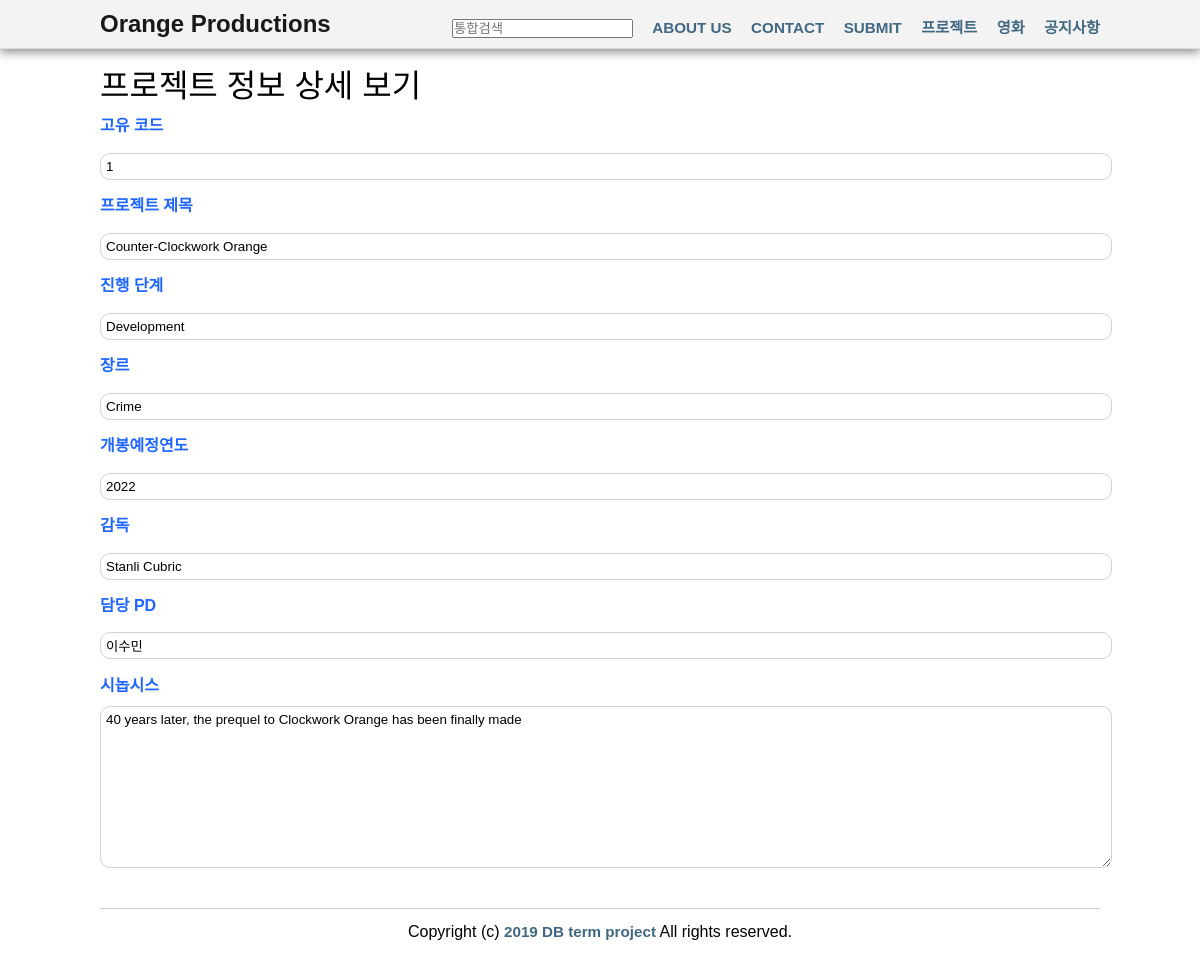
The page /orange-productions/project_view.php?project_id=1 on the database its author committed.
### tables this page shows
CREATE TABLE `project` (
  `project_id` int(10) NOT NULL AUTO_INCREMENT,
  `project_name` varchar(40) NOT NULL,
  `genre` varchar(30) NOT NULL,
  `year` year(4) NOT NULL,
  `director` varchar(30) NOT NULL,
  `emp_id` int(10) NOT NULL,
  `synopsis` text NOT NULL,
  `stage_no` int(4) NOT NULL,
  PRIMARY KEY (`project_id`),
  KEY `emp_id` (`emp_id`),
  KEY `stage_no` (`stage_no`),
  CONSTRAINT `project_ibfk_1` FOREIGN KEY (`emp_id`) REFERENCES `employee` (`emp_id`),
  CONSTRAINT `project_ibfk_2` FOREIGN KEY (`stage_no`) REFERENCES `stage` (`stage_no`)
);

CREATE TABLE `stage` (
  `stage_no` int(10) NOT NULL AUTO_INCREMENT,
  `stage_name` varchar(40) NOT NULL,
  PRIMARY KEY (`stage_no`)
);

CREATE TABLE `employee` (
  `emp_id` int(10) NOT NULL AUTO_INCREMENT,
  `emp_name` varchar(40) DEFAULT NULL,
  `dept_id` int(10) DEFAULT NULL,
  `email` varchar(40) DEFAULT NULL,
  `work` text NOT NULL,
  PRIMARY KEY (`emp_id`),
  KEY `dept_id` (`dept_id`),
  CONSTRAINT `employee_ibfk_1` FOREIGN KEY (`dept_id`) REFERENCES `department` (`dept_id`)
);

### orange-productions/project_view.php (the view, shortened to what this page needs)
<?
include "header.php";
include "config.php";
$conn = dbconnect($host, $dbid, $dbpass, $dbname);
if (array_key_exists("project_id", $_GET)) {
    $project_id = $_GET["project_id"];
    $query = "select project_id, project_name, stage_name, genre, year, director, emp_name, synopsis from project natural join employee natural join stage where project_id= $project_id";
    $res = mysqli_query($conn, $query);
    $project = mysqli_fetch_assoc($res);
}
?>
    <div class="container fullwidth">
        <h3>프로젝트 정보 상세 보기</h3>
        <p>
            <label for="project_id">고유 코드</label>
            <input readonly type="text" id="project_id" name="project_id" value="<?= $project['project_id'] ?>"/>
        </p>
        <p>
            <label for="project_name">프로젝트 제목</label>
            <input readonly type="text" id="project_name" name="project_name" value="<?= $project['project_name'] ?>"/>
        </p>
        <p>
            <label for="stage_name">진행 단계</label>
            <input readonly type="text" id="stage_name" name="stage_name" value="<?= $project['stage_name'] ?>"/>
        </p>
        <p>
            <label for="genre">장르</label>
            <input readonly type="text" id="genre" name="genre" value="<?= $project['genre'] ?>"/>
        </p>
        <p>
            <label for="year">개봉예정연도</label>
            <input readonly type="text" id="year" name="year" value="<?= $project['year'] ?>"/>
        </p>
        <p>
            <label for="director">감독</label>
            <input readonly type="text" id="director" name="director" value="<?= $project['director'] ?>"/>
        </p>
        <p>
            <label for="emp_name">담당 PD</label>
            <input readonly type="text" id="emp_name" name="emp_name" value="<?= $project['emp_name'] ?>"/>
        </p>
        <p>
            <label for="synopsis">시놉시스</label>
            <textarea readonly id="synopsis" name="synopsis" rows="10"><?= $project['synopsis'] ?></textarea>
        </p>
    </div>
<? include("footer.php") ?>

### orange-productions/styles.css (style rules this page uses)
body { margin-top: 60px; }
.container { width: 1000px; margin: 0 auto; }
* { margin: 0; padding: 0; font-family: "Nanum Gothic", sans-serif; }
h1, h2, h3, h4, h5, h6 { font-weight: 500; }
h3 { font-size: 2em; }
p { line-height: 2.5em; }
label { font-weight: 700; color: #1e66ff; }
.fullwidth input[type='text'], input[type='number'], textarea, select { border: 1px solid #d1d1d1; border-radius: 10px; padding: 5px; width: 100% }

### rows shown on the page
project: project_id "1", project_name "Counter-Clockwork Orange", stage_name "Development", genre "Crime", year "2022", director "Stanli Cubric", emp_name "이수민", synopsis "40 years later, the prequel to Clockwork Orange has been finally made"
